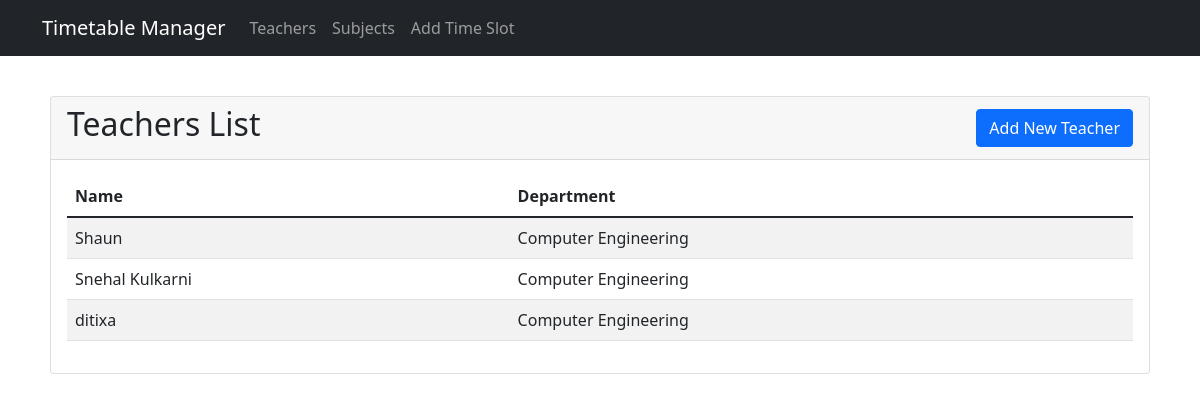
Screenshot of /teachers/ with the database file from the repository.
### timetable/models.py (models this page shows, shortened)
class Teacher(models.Model):
    DEPARTMENT_CHOICES = [
        ('CMPN', 'Computer Engineering'),
        ('EXTC', 'Electronics & Telecommunication'),
        ('IT', 'Information Technology'),
        ('MECH', 'Mechanical Engineering'),
        ('ELEC', 'Electrical Engineering'),
    ]
    name = models.CharField(max_length=100)
    department = models.CharField(max_length=4, choices=DEPARTMENT_CHOICES)

### timetable/views.py (the view)
# urls.py: path('teachers/', views.teacher_list, name='teacher_list'),
def teacher_list(request):
    teachers = Teacher.objects.all().order_by('department', 'name')
    return render(request, 'timetable/teacher_list.html', {'teachers': teachers})

### templates/timetable/teacher_list.html
{% extends 'timetable/base.html' %}
{% block content %}
<div class="card">
    <div class="card-header d-flex justify-content-between align-items-center">
        <h2>Teachers List</h2>
        <a href="{% url 'add_teacher' %}" class="btn btn-primary">Add New Teacher</a>
    </div>
    <div class="card-body">
        {% if teachers %}
        <div class="table-responsive">
            <table class="table table-striped">
                <thead>
                    <tr>
                        <th>Name</th>
                        <th>Department</th>
                    </tr>
                </thead>
                <tbody>
                    {% for teacher in teachers %}
                    <tr>
                        <td>{{ teacher.name }}</td>
                        <td>{{ teacher.get_department_display }}</td>
                    </tr>
                    {% endfor %}
                </tbody>
            </table>
        </div>
        {% else %}
        <div class="alert alert-info">
            No teachers added yet.
        </div>
        {% endif %}
    </div>
</div>
{% endblock %}

### rows the page displays
Teacher: name "Shaun", department "Computer Engineering"
Teacher: name "Snehal Kulkarni", department "Computer Engineering"
Teacher: name "ditixa", department "Computer Engineering"
